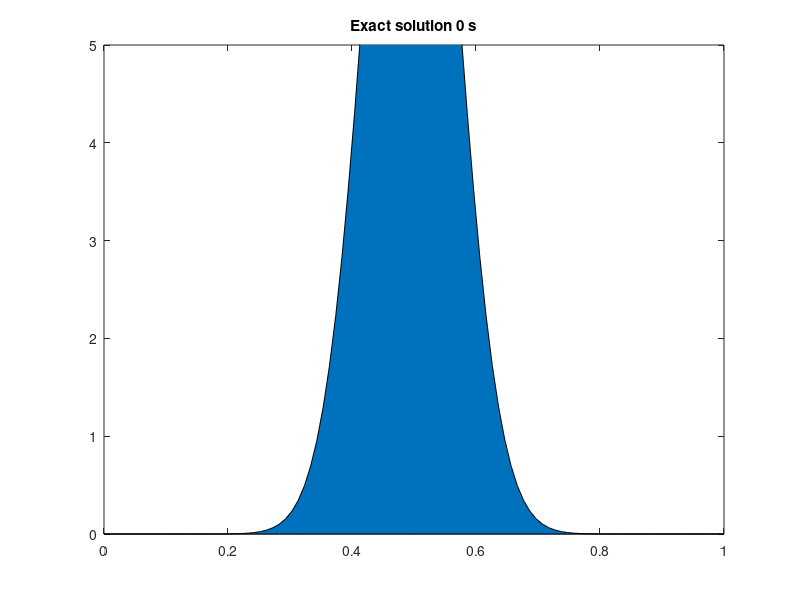

This figure's MATLAB source: (Note: this script raises an error after producing the figure.)
clear all;close all;clc;
L=1; % meter
Nx=100; %number of grid point 
x=linspace(0,L,Nx); %x grid
dx=L/(Nx-1); %x grid resolution, 1 cm 
K=1.e-2; %thermal diffuction coefficient , m^2/s
A=5;  %initial temp. amp. C degree.
dt=0.5*dx^2/K; % time step required by the CFD stability condition:
mu= dt*K/dx^2 ;%<=0.5
lambda=pi/L;  %initial wave number 
nT= 10000; %total number of iteration
%%Exact solution  normal distribution
figure; 
T0=A*exp(-(x-0.5*L).^2/(0.1*L)^2  );%%initial condition__normal distribution
an=2/Nx*fft(T0)';
kn=[0:Nx/2  , -Nx/2+1:-1]'.*2*pi/L; %L=Nx*dx
expikx= exp(1j.*(kn*x));
pic_num=1;
for it=0:200:nT
    T_exact = (an.*exp(-K*kn.^2*it*dt))'*expikx ;
    area(x, real(T_exact));
    title(['Exact solution ',num2str(it*dt),' s']);
    xlim([0 L]);
    ylim([0  A]);
    pause(0.1)
        % Capture the plot as an image
    frame = getframe(gcf);
    im = frame2im(frame);
    [imind,cm] = rgb2ind(im,256);
    % Write to the GIF File
    if pic_num==1
        imwrite(imind,cm,'assignment2_1d_diff_FTCS_Exact solution_normaldistribution.gif','gif', 'Loopcount',inf);
    else
        imwrite(imind,cm,'assignment2_1d_diff_FTCS_Exact solution_normaldistribution.gif','gif','WriteMode','append');
    end
    pic_num=pic_num+1;
end